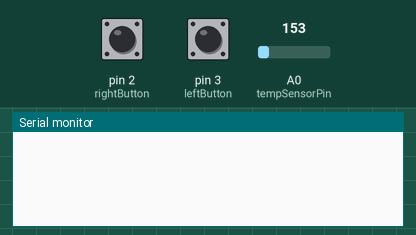
Bench run of a sketch on a simulated Arduino Uno, built with avr-gcc and run on an emulated ATmega328P. Shown: the last lines printed to the serial monitor. The inputs (shaded band) are chosen by the test bench; at power-on: pin 2 (rightButton) HIGH, pin 3 (leftButton) HIGH, A0 (tempSensorPin) = 153. EEPROM starts erased.

Above: at 10.8 s.
10.9 s: pin 2 (rightButton) pulled LOW for 3 s
At 11.04 s:
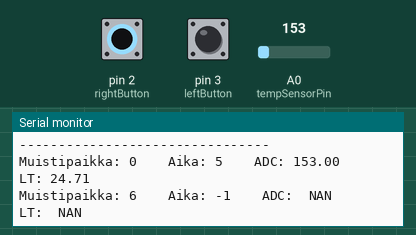
18.4 s: pin 3 (leftButton) pulled LOW for 3 s
At 21.5 s:
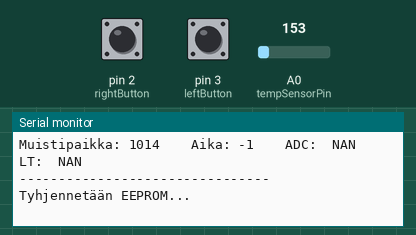
25.9 s: pin 2 (rightButton) pulled LOW for 3 s
At 26.8 s:
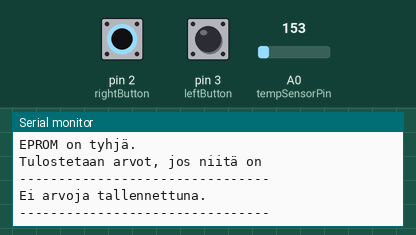
Timing chart, 0 to 28.9 s (numbered marks = the images above; inputs shaded):
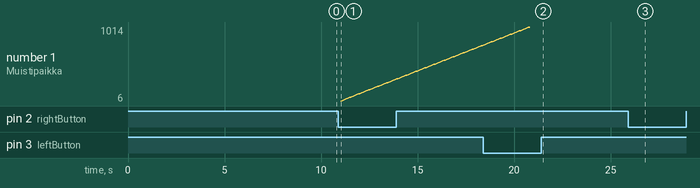

The sketch:

harjoitus_4_3.ino
```cpp
#include <EEPROM.h>

volatile int currentMemoryLocation = 0;
int rightButton = 2;
int leftButton = 3;
int tempSensorPin = A0;
boolean isValues = false;
long previousMillis = 0;
long interval = 5000;
float previousADC = 0.0;
int memorySize = EEPROM.length();

// Define a Datapoint object for storing measurement data
struct DataPoint {
  int time;
  float value;
};

// Get the size of the structure to use it in the control structures
int dataPointSize = sizeof(DataPoint);
DataPoint data;

void setup() {
  Serial.begin(9600);
  attachInterrupt(digitalPinToInterrupt(leftButton), emptyEEPROM, FALLING);
  attachInterrupt(digitalPinToInterrupt(rightButton), printEEPROM, FALLING);
}

void loop() {
  unsigned long currentMillis = millis();

  // True if the interval amount has passed
  if (currentMillis - previousMillis >= interval) {
    previousMillis = currentMillis;
    float currentADC = measureAdc(tempSensorPin);

    // True if temperature has changed
    if (currentADC != previousADC) {
      data.time = previousMillis / 1000;
      data.value = currentADC;
      writeMeasurements(currentMemoryLocation, data);
      previousADC = currentADC;
    }
  }
}

// Empty the EEPROM
void emptyEEPROM() {
  byte value = 0;

  Serial.println("Tyhjennetään EEPROM...");
  Serial.flush(); // Flush the Serial buffer to ensure all data is sent

  for (int i = 0; i < memorySize; i++) {
    // Update the EEPROM with the value 0, only if it's different, ie. != 0
    EEPROM.update(i, value);
  }
  currentMemoryLocation = 0;
  isValues = false;
  Serial.println("EPROM on tyhjä.");
}

// Print the EEPROM
// Uses a global variables for dataPoint & memorySize.
void printEEPROM() {
  Serial.println("Tulostetaan arvot, jos niitä on");
  Serial.println("--------------------------------");

  bool hasValues = false;
  for (int i = 0; i <= memorySize - dataPointSize; i += dataPointSize) {
    DataPoint dataPoint;
    EEPROM.get(i, dataPoint);

    // dataPoint time is used in control structure, since it won't be 0
    if (dataPoint.time != 0) {
      hasValues = true;
      float avgTemp = ((5 * dataPoint.value / 1024.0) - 0.5) * 100;
      Serial.println("Muistipaikka: " + String(i) + "    Aika: " + String(dataPoint.time) +
                      "    ADC: " + String(dataPoint.value) + "    LT: " + String(avgTemp));
    }
  }

  if (!hasValues) {
    Serial.println("Ei arvoja tallennettuna.");
  }

  Serial.println("--------------------------------");
}


// Measures Adc from sensor
// Parameters:
// sensorPine	The sensor pin
// Returns readings from sensor
int measureAdc(int sensorPin) {
  int adcReadings = 0;
  adcReadings = analogRead(tempSensorPin);
  return adcReadings;
}

// Write to EEPROM
// If memory is full, then start over from location 0.
// Uses a global variables for dataPoint & memorySize.
// parameters:
// location			the location to write in
// datapoint		the dataPoint to write
void writeMeasurements(int location, struct DataPoint dataPoint) {

  if (location <= memorySize - dataPointSize) {
    EEPROM.put(location, dataPoint);
    currentMemoryLocation += dataPointSize;
  } else {
    currentMemoryLocation = 0;
    EEPROM.put(currentMemoryLocation, dataPoint);
  }
}
```

Measured:
- after the input at 10.9 s, the serial monitor: prints a new line at once (image 1)
- after the input at 25.9 s, the serial monitor: prints a new line at once (image 3)
